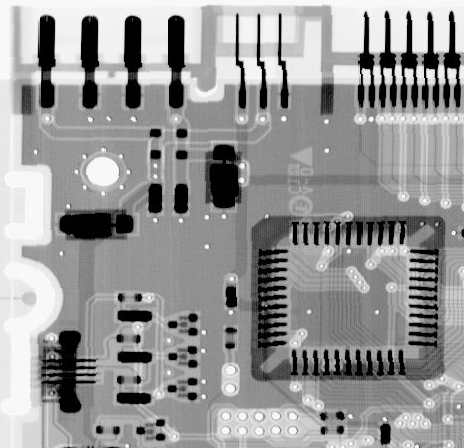
%> input picture 数字图像处理/homework/第五次实验/images/Fig0507(a)(ckt-board-orig).tif, 464 x 448 px
$ octave exp2_1.m   (GNU Octave 9; MATLAB toolbox functions it lacks are replaced by stand-ins)
%> lines starting %> are read from the running program, lines starting %| are printed output that depends on the picture
%> further down, img is the input picture: size 448x464 uint8; min 0, max 255, mean 150.8
### 数字图像处理/homework/第五次实验/code/Gaussion_noise.m
function [output_image] = Gaussion_noise(input_img, mean, sigma)
%> called with mean = 0, sigma = 0.15
%GAUSSION_NOISE
%   向一幅图像添加高斯噪声
[h, w] = size(input_img);
%> h = 448; w = 464
input_img = double(input_img);
noise = normrnd(mean, sigma, h, w);
output_image = noise + input_img;
output_image = max(min(output_image, 255),0);
output_image = uint8(output_image);
%> output_image: size 448x464 uint8
end

### 数字图像处理/homework/第五次实验/code/exp2_1.m
clear all; clc;
%% 读入图像并添加均值为0，方差为0.15的高斯噪声，并画直方图
img = imread('../images/Fig0507(a)(ckt-board-orig).tif');
img_noise = Gaussion_noise(img, 0, 0.15);
img_noise = double(img_noise);
figure;
imhist(uint8(img_noise));
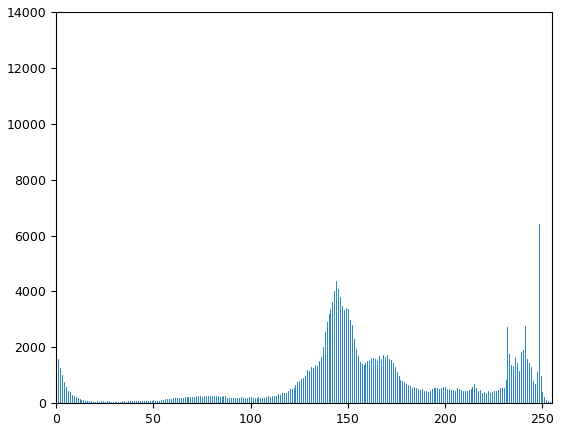
%> figure redrawn from the program's plot data; highest point at x = 0, y = 13228
%% 3*3算术均值滤波器
filter1 = fspecial('average', [3, 3]);
img_filter1 = imfilter(img_noise, filter1);
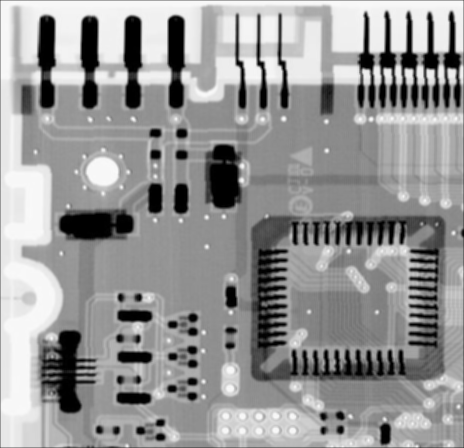
%> img_filter1: size 448x464 double; min 0, max 250.2, mean 150.1
figure;
imshow(uint8(img_filter1));
%% 3*3几何均值滤波器
img_filter2 = exp(imfilter(log(img_noise), fspecial('average', [3, 3])));
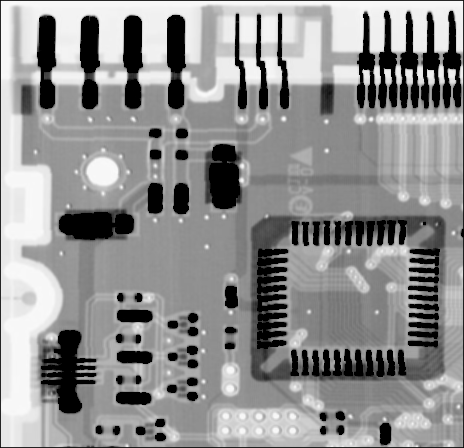
%> img_filter2: size 448x464 double; min 0, max 250.2, mean 144.4
figure;
imshow(uint8(img_filter2));
%% 3*3谐波均值滤波器
img_filter3 = 3*3./imfilter(1./(img_noise+eps), ones(3, 3), 'replicate');
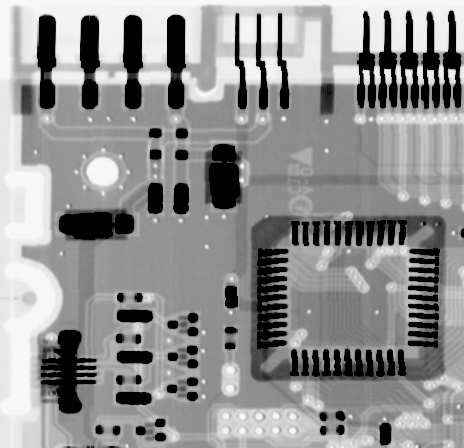
%> img_filter3: size 448x464 double; min 2.22e-16, max 250.2, mean 145
figure;
imshow(uint8(img_filter3));
%% 绘制各种滤波后的直方图
figure;
subplot(3, 1, 1);
imhist(uint8(img_filter1));
subplot(3, 1, 2);
imhist(uint8(img_filter2));
subplot(3, 1, 3);
imhist(uint8(img_filter3));
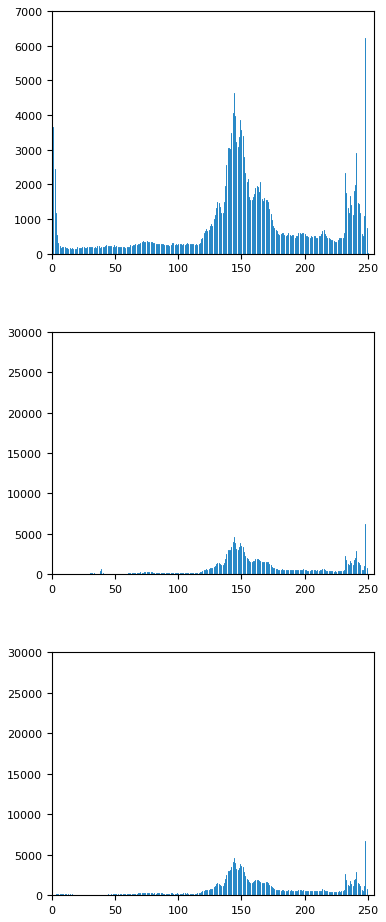
%> figure redrawn from the program's plot data, 3 panels; panel 1: highest point at x = 248, y = 6211; panel 2: highest point at x = 0, y = 27328
